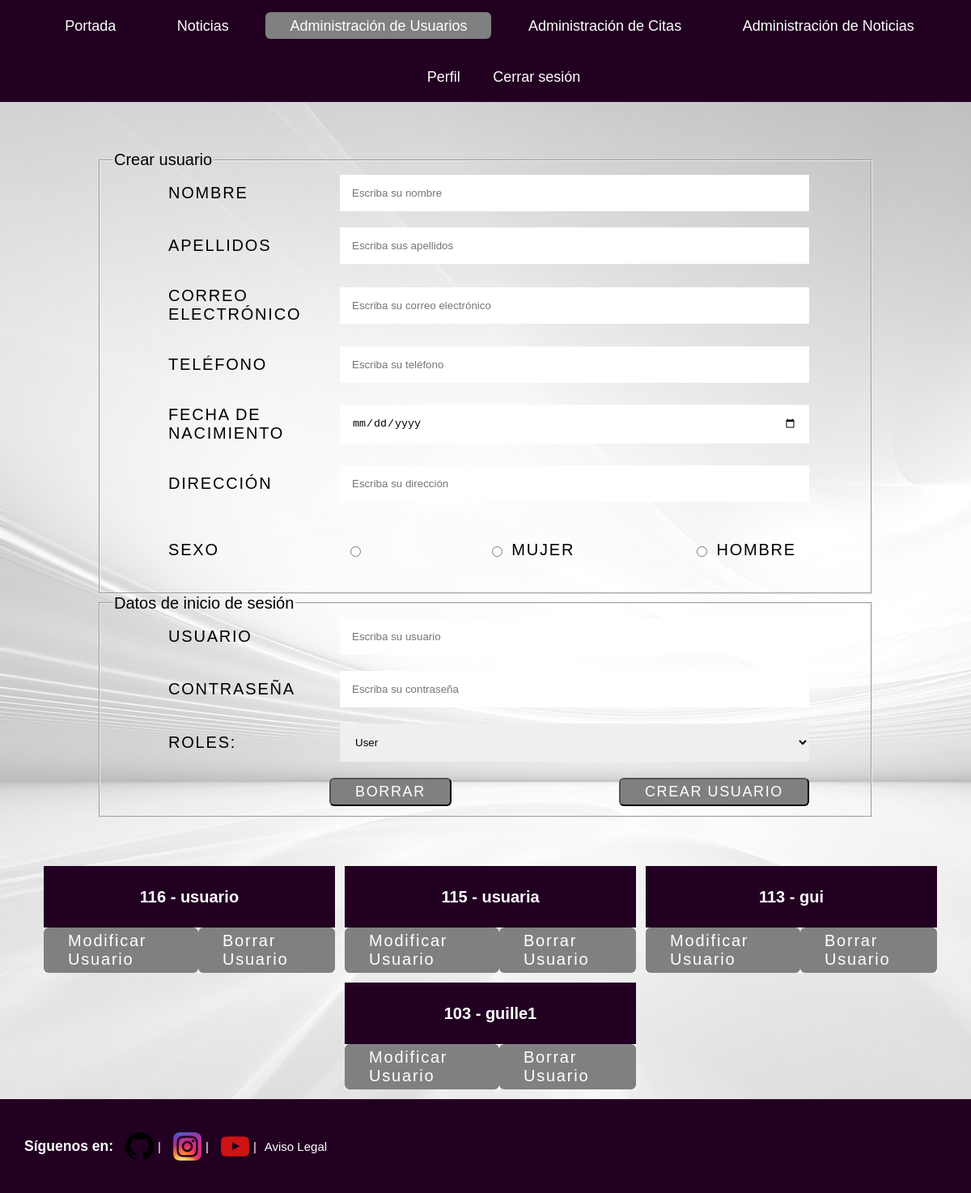
/views/usuarios/usuarios-administracion.php (signed in), run on the app's committed database.
### tables this page shows
CREATE TABLE `users_login` (
  `idLogin` int(11) NOT NULL,
  `idUser` int(11) NOT NULL,
  `usuario` varchar(50) NOT NULL,
  `password` varchar(255) NOT NULL,
  `rol` enum('admin','user') NOT NULL
);

### views/usuarios/verUsuarios.php (the view, shortened to what this page needs)
<div class="principal">
<?php
    $result = $mysqli -> query("SELECT * FROM users_data JOIN users_login ON users_data.idUser = users_login.idUser
    ORDER BY idLogin DESC");
    if(!$result -> num_rows) {
        echo "No hay registros";
    } else {
        while($qry = $result -> fetch_array()){
?>
        <div class="smallest-card">
            <div class="little-title">
                <h4><?php echo $qry['idUser']?> - <?php echo $qry['usuario']?></h4>
            </div>
            <div class="card-buttons">
                <a href="./usuarios-administracion.php?idUser=<?php echo ($qry['idUser']) ?>">
                    Modificar Usuario
                </a>
                <a href="./borrarUsuarios.php?idUser=<?php echo ($qry['idUser']) ?>">
                    Borrar Usuario
                </a>
            </div>
        </div>
<?php
        }
    }
?>
</div>

### css/estilos.css (style rules this page uses)
:root { --colorFondo: white; --hover: darkcyan; --fondoMenu: rgb(34, 0, 34); --colorTexto: white; }
html, body { margin:0; padding:0px; font-size:20px; font-family: Helvetica, sans-serif; }
body { background-image: url(../asset/images/logo3.jpg); background-attachment: fixed; overflow-x: hidden; box-sizing: border-box; display: flex; flex-direction: column; min-height: 100vh; }
a { text-decoration: none; color: var(--colorTexto); }
.principal { display: flex; flex-wrap: wrap; justify-content: center; }
.card-buttons { width: 100%; display: flex; justify-content: space-between; }
.card-buttons a { background-color: gray; color: var(--colorTexto); letter-spacing: 0.09em; padding: 5px 30px; border-radius: 6px; }
.smallest-card { display: flex; flex-direction: column; margin: 0 0 1% 1%; width: 30vw; background-color: var(--colorFondo); }
.smallest-card * { align-self: center; }
.little-title { background-color: var(--fondoMenu); color: var(--colorTexto); width: 100%; display: flex; justify-content: center; }

### data on the page
users_login: idUser "116", usuario "usuario"
users_login: idUser "115", usuario "usuaria"
users_login: idUser "113", usuario "gui"
users_login: idUser "103", usuario "guille1"
